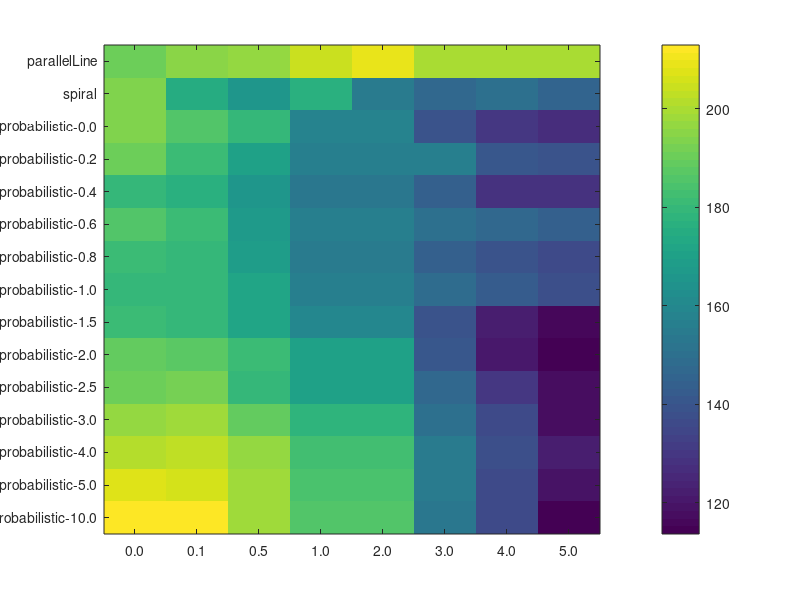

This figure's MATLAB source:
close all;

rows = {
    'parallelLine',
    'spiral',
    'probabilistic-0.0',
    'probabilistic-0.2',
    'probabilistic-0.4',
    'probabilistic-0.6',
    'probabilistic-0.8',
    'probabilistic-1.0',
    'probabilistic-1.5',
    'probabilistic-2.0',
    'probabilistic-2.5',
    'probabilistic-3.0',
    'probabilistic-4.0',
    'probabilistic-5.0',
    'probabilistic-10.0'
};

columns = {
    '0.0',
    '0.1',
    '0.5',
    '1.0',
    '2.0',
    '3.0',
    '4.0',
    '5.0',
};

values = {
    [190.72, 195.28, 196.86, 203.69, 208.58, 200.36, 199.82, 199.16],
    [194.21, 174.95, 165.74, 176.34, 153.99, 147.57, 149.56, 146.17],
    [193.16, 186.20, 179.40, 157.42, 157.42, 139.27, 129.18, 126.38],
    [190.23, 180.75, 170.25, 155.82, 155.82, 156.74, 141.16, 139.10],
    [179.57, 177.01, 166.23, 152.48, 152.48, 143.42, 128.54, 128.67],
    [185.53, 181.44, 167.72, 155.71, 155.71, 150.74, 147.03, 143.64],
    [180.77, 179.84, 168.20, 154.23, 154.23, 144.52, 138.58, 135.50],
    [180.34, 178.83, 171.77, 156.62, 156.62, 148.35, 141.94, 137.58],
    [180.50, 180.22, 171.11, 159.34, 159.34, 139.90, 122.26, 115.32],
    [189.42, 186.66, 180.58, 170.06, 170.06, 140.22, 120.02, 113.66],
    [189.92, 191.40, 180.07, 170.22, 170.22, 147.39, 130.51, 117.65],
    [196.87, 198.27, 189.46, 178.13, 178.13, 150.21, 136.74, 117.64],
    [202.05, 203.34, 196.86, 182.47, 182.47, 155.43, 138.39, 121.58],
    [207.44, 206.54, 197.75, 184.50, 184.50, 154.35, 136.48, 118.89],
    [211.60, 212.92, 198.20, 186.15, 186.15, 153.44, 135.74, 114.75]
};

d = containers.Map(rows, values);

numericValues = cell2mat(values);

figure;
imagesc(numericValues);
colorbar;
% colormap('hot');

xticks(1:size(numericValues, 2));
xticklabels(columns);
yticks(1:size(numericValues, 1));
yticklabels(rows);

% xlabel('Target Factor');
% ylabel('Search Type');
% title('Heatmap');